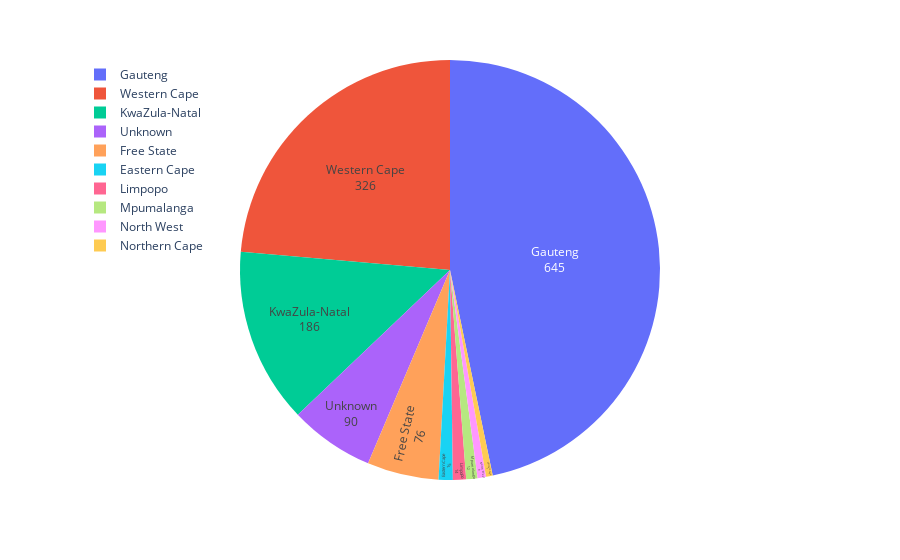

Notebook cell for this chart:
### Code cell
fig_province = px.pie(prov_totals_data, values='total', names='province')
fig_province.update_layout(legend=dict(x=0, y=1))
# hov_template = ''
fig_province.update_traces(hoverinfo= 'label+percent', 
                  hovertemplate = '%{label}<br>%{value}',
                  textinfo='value+label',
                  textposition='inside')
fig_province.show()

### Figure 1 — Plotly figure (JSON) as saved in the notebook; plotly's stock layout.template omitted (floating-point values rounded to 4 significant figures)
{"data": [{"domain": {"x": [0, 1], "y": [0, 1]}, "hoverinfo": "label+percent", "hoverlabel": {"namelength": 0}, "hovertemplate": "%{label}<br>%{value}", "labels": ["Eastern Cape", "Free State", "Gauteng", "KwaZula-Natal", "Limpopo", "Mpumalanga", "Northern Cape", "North West", "Western Cape", "Unknown"], "legendgroup": "", "name": "", "showlegend": true, "textinfo": "value+label", "textposition": "inside", "type": "pie", "values": [15, 76, 645, 186, 14, 12, 7, 9, 326, 90]}], "layout": {"legend": {"tracegroupgap": 0, "x": 0, "y": 1}, "margin": {"t": 60}}}
